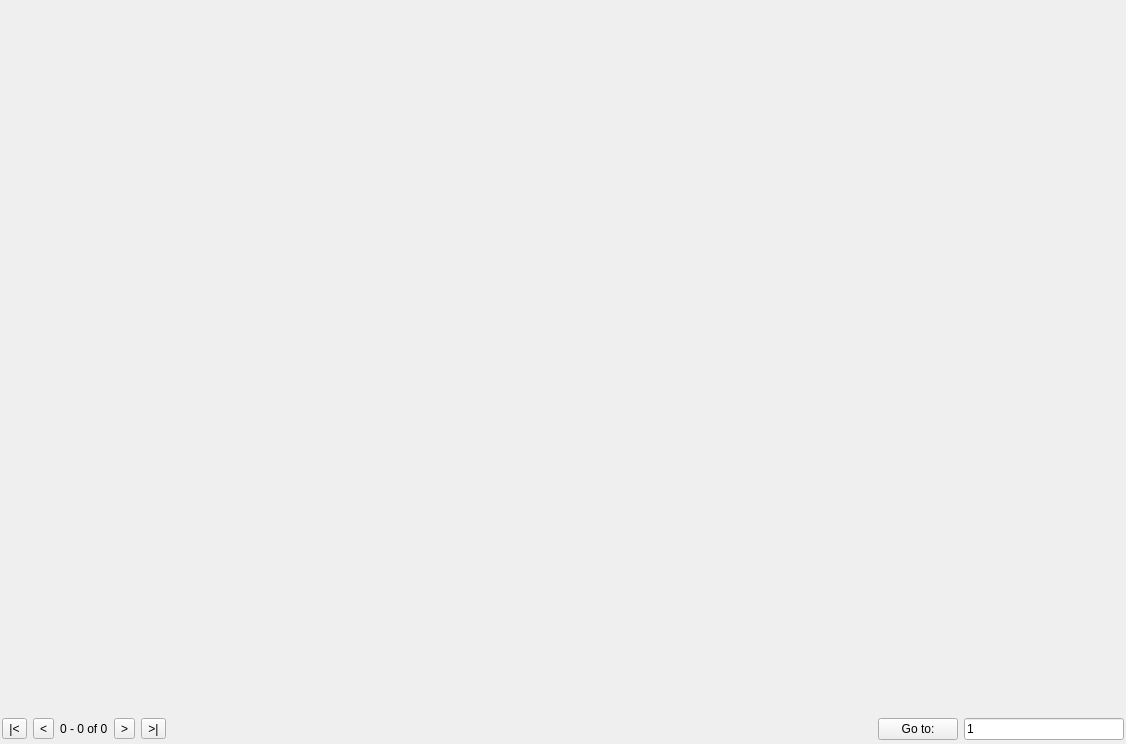
<?xml version="1.0" encoding="UTF-8"?>
<ui version="4.0">
 <class>SdltmSqlView</class>
 <widget class="QWidget" name="SdltmSqlView">
  <property name="geometry">
   <rect>
    <x>0</x>
    <y>0</y>
    <width>1126</width>
    <height>744</height>
   </rect>
  </property>
  <property name="windowTitle">
   <string>Form</string>
  </property>
  <layout class="QGridLayout" name="gridLayout">
   <property name="leftMargin">
    <number>0</number>
   </property>
   <property name="topMargin">
    <number>0</number>
   </property>
   <property name="rightMargin">
    <number>0</number>
   </property>
   <property name="bottomMargin">
    <number>0</number>
   </property>
   <property name="spacing">
    <number>0</number>
   </property>
   <item row="0" column="0">
    <widget class="QWidget" name="widget" native="true">
     <layout class="QVBoxLayout" name="verticalLayout">
      <property name="leftMargin">
       <number>0</number>
      </property>
      <property name="topMargin">
       <number>0</number>
      </property>
      <property name="rightMargin">
       <number>0</number>
      </property>
      <property name="bottomMargin">
       <number>0</number>
      </property>
      <item>
       <widget class="ExtendedTableWidget" name="table" native="true"/>
      </item>
      <item>
       <widget class="QWidget" name="navigateCtrl" native="true">
        <property name="maximumSize">
         <size>
          <width>16777215</width>
          <height>30</height>
         </size>
        </property>
        <layout class="QHBoxLayout" name="horizontalLayout">
         <property name="spacing">
          <number>6</number>
         </property>
         <property name="leftMargin">
          <number>2</number>
         </property>
         <property name="topMargin">
          <number>2</number>
         </property>
         <property name="rightMargin">
          <number>2</number>
         </property>
         <property name="bottomMargin">
          <number>2</number>
         </property>
         <item>
          <widget class="QToolButton" name="buttonBegin">
           <property name="toolTip">
            <string>&lt;html&gt;&lt;head/&gt;&lt;body&gt;&lt;p&gt;Scroll to the beginning&lt;/p&gt;&lt;/body&gt;&lt;/html&gt;</string>
           </property>
           <property name="whatsThis">
            <string>&lt;html&gt;&lt;head/&gt;&lt;body&gt;&lt;p&gt;Clicking this button navigates to the beginning in the table view above.&lt;/p&gt;&lt;/body&gt;&lt;/html&gt;</string>
           </property>
           <property name="text">
            <string>|&lt;</string>
           </property>
           <property name="icon">
            <iconset resource="../../icons/icons.qrc">
             <normaloff>:/icons/resultset_first</normaloff>:/icons/resultset_first</iconset>
           </property>
          </widget>
         </item>
         <item>
          <widget class="QToolButton" name="buttonPrevious">
           <property name="toolTip">
            <string>Scroll one page upwards</string>
           </property>
           <property name="whatsThis">
            <string>&lt;html&gt;&lt;head/&gt;&lt;body&gt;&lt;p&gt;Clicking this button navigates one page of records upwards in the table view above.&lt;/p&gt;&lt;/body&gt;&lt;/html&gt;</string>
           </property>
           <property name="text">
            <string>&lt;</string>
           </property>
           <property name="icon">
            <iconset resource="../../icons/icons.qrc">
             <normaloff>:/icons/resultset_previous</normaloff>:/icons/resultset_previous</iconset>
           </property>
          </widget>
         </item>
         <item>
          <widget class="QLabel" name="labelRecordset">
           <property name="text">
            <string>0 - 0 of 0</string>
           </property>
          </widget>
         </item>
         <item>
          <widget class="QToolButton" name="buttonNext">
           <property name="toolTip">
            <string>Scroll one page downwards</string>
           </property>
           <property name="whatsThis">
            <string>&lt;html&gt;&lt;head/&gt;&lt;body&gt;&lt;p&gt;Clicking this button navigates one page of records downwards in the table view above.&lt;/p&gt;&lt;/body&gt;&lt;/html&gt;</string>
           </property>
           <property name="text">
            <string>&gt;</string>
           </property>
           <property name="icon">
            <iconset resource="../../icons/icons.qrc">
             <normaloff>:/icons/run</normaloff>:/icons/run</iconset>
           </property>
          </widget>
         </item>
         <item>
          <widget class="QToolButton" name="buttonEnd">
           <property name="toolTip">
            <string>Scroll to the end</string>
           </property>
           <property name="whatsThis">
            <string>&lt;html&gt;&lt;head/&gt;&lt;body&gt;&lt;p&gt;Clicking this button navigates up to the end in the table view above.&lt;/p&gt;&lt;/body&gt;&lt;/html&gt;</string>
           </property>
           <property name="text">
            <string>&gt;|</string>
           </property>
           <property name="icon">
            <iconset resource="../../icons/icons.qrc">
             <normaloff>:/icons/run_line</normaloff>:/icons/run_line</iconset>
           </property>
          </widget>
         </item>
         <item>
          <spacer name="horizontalSpacer_2">
           <property name="orientation">
            <enum>Qt::Horizontal</enum>
           </property>
           <property name="sizeHint" stdset="0">
            <size>
             <width>40</width>
             <height>20</height>
            </size>
           </property>
          </spacer>
         </item>
         <item>
          <widget class="QPushButton" name="buttonGoto">
           <property name="toolTip">
            <string>&lt;html&gt;&lt;head/&gt;&lt;body&gt;&lt;p&gt;Click here to jump to the specified record&lt;/p&gt;&lt;/body&gt;&lt;/html&gt;</string>
           </property>
           <property name="whatsThis">
            <string>&lt;html&gt;&lt;head/&gt;&lt;body&gt;&lt;p&gt;This button is used to navigate to the record number specified in the Go to area.&lt;/p&gt;&lt;/body&gt;&lt;/html&gt;</string>
           </property>
           <property name="text">
            <string>Go to:</string>
           </property>
          </widget>
         </item>
         <item>
          <widget class="QLineEdit" name="editGoto">
           <property name="maximumSize">
            <size>
             <width>160</width>
             <height>16777215</height>
            </size>
           </property>
           <property name="toolTip">
            <string>Enter record number to browse</string>
           </property>
           <property name="whatsThis">
            <string>Type a record number in this area and click the Go to: button to display the record in the database view</string>
           </property>
           <property name="text">
            <string>1</string>
           </property>
          </widget>
         </item>
        </layout>
       </widget>
      </item>
     </layout>
    </widget>
   </item>
  </layout>
 </widget>
 <customwidgets>
  <customwidget>
   <class>ExtendedTableWidget</class>
   <extends>QWidget</extends>
   <header>extendedtablewidget.h</header>
   <container>1</container>
  </customwidget>
 </customwidgets>
 <resources>
  <include location="../../icons/icons.qrc"/>
 </resources>
 <connections/>
</ui>
